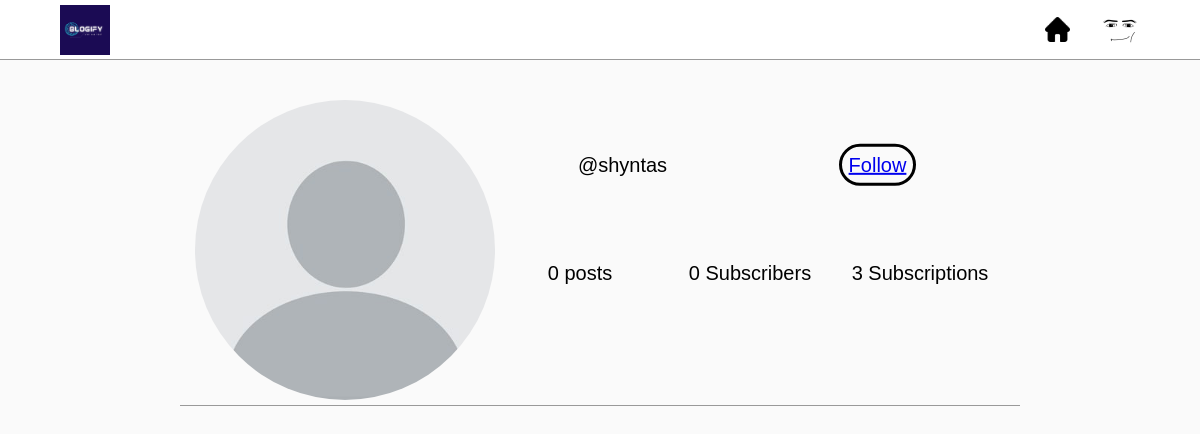
The page /profiles/shyntas/ (signed in) on the database as committed earlier.
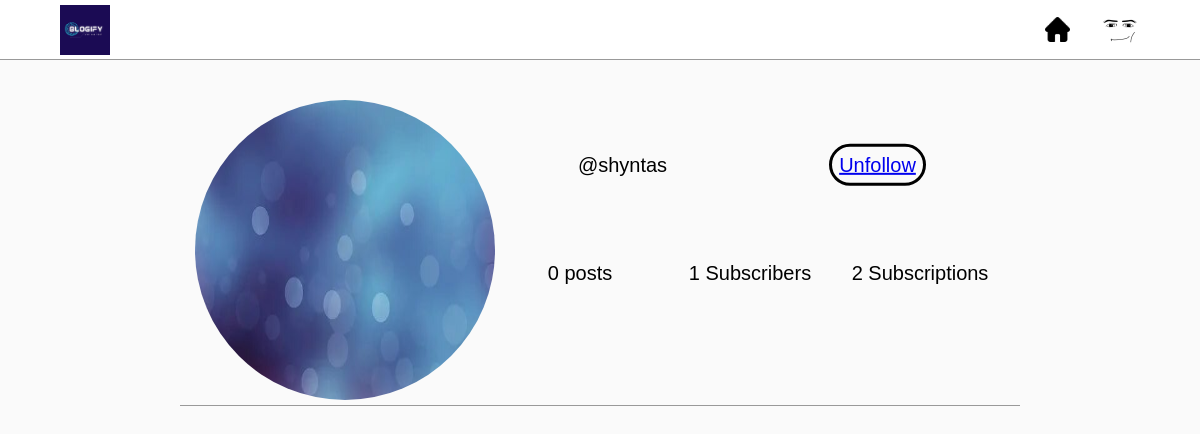
The same page on the database as committed later.
### accounts/models.py (models this page shows, shortened)
class Profile(models.Model):
    user = models.OneToOneField(User, on_delete=models.CASCADE)
    status = models.CharField(null=True, max_length=100, default='', blank=True)
    img = models.ImageField(null=True, blank=True, upload_to='images/', default='images/def.jpg')

### accounts/views.py (the view)
# urls.py: path('profiles/<str:username>/', user_profile, name='profile'),
def user_profile(request, username):
    print(f'USERNAME = {username}')
    exist = 0
    for u in User.objects.all():
        if u.username == username:
            exist = 1
            break
    if exist == 0:
        messages.info(request,
                      f'There is not such profile with username = {username}. Instead you can create new profile with '
                      f'such username!')
        return redirect('register')
    print(f'METHOD = {request.method}')
    print(f'username = {username}')
    user = User.objects.get(username=username)
    profile = Profile.objects.get(user=user)
    posts = Post.objects.filter(creator=user) or []
    global_profile = Profile.objects.get(user=request.user)
    text = 'Follow'
    for f in Follow.objects.all():
        if f.followed == profile.user and f.follower == global_profile.user:
            text = 'Unfollow'
    s = Follow.objects.filter(followed=user)
    sub = len(s) or 0
    ss = Follow.objects.filter(follower=user)
    sub2 = len(ss) or 0
    content = {
        'posts': posts,
        'profile': profile,
        'publications': len(posts),
        'button_text': text,
        'ok': True,
        'global_profile': global_profile,
        'sub': sub,
        'sub2': sub2,
    }
    return render(request, 'user_profile.html', content)

### templates/user_profile.html (shortened to what this page needs)
{% extends 'main.html' %}
{% block brand %}
            <a href="{% url 'profile' username=global_profile.user.username %}" class="nav-links"><img src="{{ global_profile.img.url }}" class="nav-icon user-profile" alt=""></a>
{% endblock %}
{% block content %}
    {% load static %}
    <div class="grid-container">
  <div class="grid-img">
    {% if profile.img %}
              <img src="{{ profile.img.url }}" alt="">
            {% else %}
              <img src="{% static 'accounts/img/def.jpg' %}">
            {% endif %}
  </div>
  <div class="grid-user">
      @{{ profile.user.username }}
  </div>
  <div class="grid-btn">
      {% if profile.user == global_profile.user %}
        <a href="{% url 'edit_profile' username=global_profile.user.username %}">Edit</a>
        <img src="{% static 'accounts/img/pencil.png' %}">
          <a href="{% url 'logout' %}">Logout</a>
      {% else %}
          <a href="{% url 'following' username=global_profile.user.username idx=profile.user.id %}">{{ button_text }}</a>
      {% endif %}
  </div>
  <div class="grid-pub">
    {{ publications }} posts
  </div>
  <div class="grid-sub1">
{{ sub }} Subscribers
  </div>
  <div class="grid-sub2">
{{ sub2 }} Subscriptions
  </div>
  <div class="grid-name">
  </div>
</div>
{% endblock %}

Rows that differ between the two databases and show on the page:
changed Profile "shyntas": img: a different picture
Other text that changed with them:
{{ button_text }}: "Follow" → "Unfollow"
{{ sub }}: "0" → "1"
{{ sub2 }}: "3" → "2"
